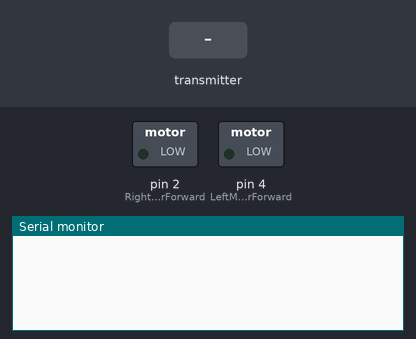
Bench run of a sketch on a simulated Arduino Uno, built with avr-gcc and run on an emulated ATmega328P. On the bench: switched loads named in the sketch (green lamp = pin HIGH), the last lines printed to the serial monitor. The inputs (shaded band) are chosen by the test bench. No radio packets arrive unless stated.

Above: at 1.2 s.
1.3 s: the transmitter starts sending _micros = 0
At 1.8 s:
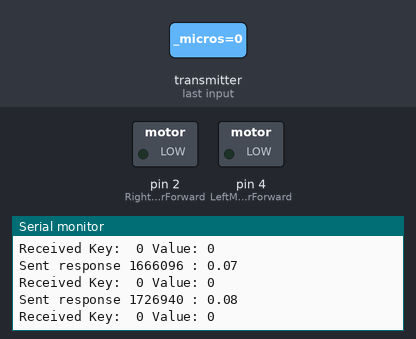
2.8 s: the transmitter starts sending value = 256
At 3.3 s:
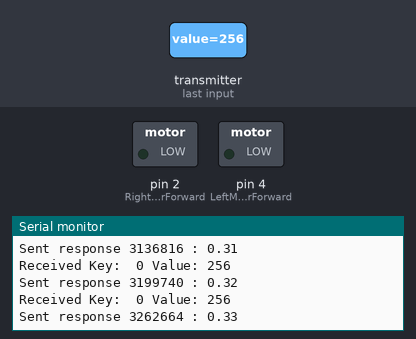
5.8 s: the transmitter starts sending value = 0
8.8 s: the transmitter starts sending value = 512
Timing chart, 0 to 11.8 s (numbered marks = the images above; inputs shaded):
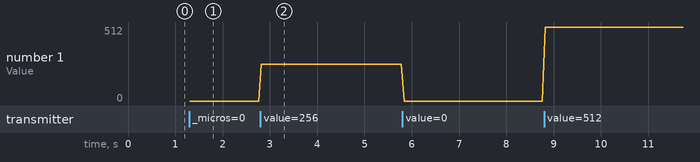

Measured:
- after the input at 1.3 s, the serial monitor: prints a new line at once (image 1)
- after the input at 2.8 s, the serial monitor: prints a new line at once (image 2)
- plotted number 1: 0 → 256 after the input at 2.8 s

The sketch:

nrf24Rec.ino
```cpp
/*
* Getting Started example sketch for nRF24L01+ radios
* This is an example of how to send data from one node to another using data structures
* Updated: Dec 2014 by TMRh20
*/
int EnableMotorLeft = 10;
int EnableMotorRight = 9;

int LeftMotorForward = 4;
int RightMotorForward = 2;

#include <SPI.h>
#include "RF24.h"

byte addresses[][6] = {"1Node","2Node"};


/****************** User Config ***************************/
/***      Set this radio as radio number 0 or 1         ***/
bool radioNumber = 0;

/* Hardware configuration: Set up nRF24L01 radio on SPI bus plus pins 7 & 8 */
RF24 radio(7,8);
/**********************************************************/


// Used to control whether this node is sending or receiving
bool role = 0;

/**
* Create a data structure for transmitting and receiving data
* This allows many variables to be easily sent and received in a single transmission
* See http://www.cplusplus.com/doc/tutorial/structures/
*/
struct dataStruct{
  unsigned long _micros;
  int control_key;
  int value;

}ControlData;

struct dataStruct2{
  unsigned long _micros;
  float comm;
}RespData;

int base_speed=200;
void setup() {

  pinMode(LeftMotorForward, OUTPUT);  // initialize the  pin as an output.
  pinMode(RightMotorForward, OUTPUT);  // initialize the  pin as an output.

  Serial.begin(9600);
  radio.begin();

  // Set the PA Level low to prevent power supply related issues since this is a
 // getting_started sketch, and the likelihood of close proximity of the devices. RF24_PA_MAX is default.
  radio.setPALevel(RF24_PA_LOW);

  // Open a writing and reading pipe on each radio, with opposite addresses
  if(radioNumber){
    radio.openWritingPipe(addresses[1]);
    radio.openReadingPipe(1,addresses[0]);
  }else{
    radio.openWritingPipe(addresses[0]);
    radio.openReadingPipe(1,addresses[1]);
  }

  RespData.comm = 0.00;
  // Start the radio listening for data
  radio.startListening();
}

void loop() {
  Serial.flush();

  if ( role == 0 )
  {

    if( radio.available()){
                                                           // Variable for the received timestamp
      while (radio.available()) {                          // While there is data ready
        radio.read( &ControlData, sizeof(ControlData) );             // Get the payload

      }

      radio.stopListening(); // First, stop listening so we can talk

      parse_do(ControlData);

      RespData.comm += 0.01;// Increment the float value
      RespData._micros=micros();

      radio.startListening();                              // Now, resume listening so we catch the next packets.

      Serial.print(F("Received Key:  "));
      Serial.print(ControlData.control_key);
	  if (ControlData.control_key != 12 || ControlData.control_key != 13){
		Serial.print(F(" Value: "));
		Serial.print(ControlData.value);
	  }
	  Serial.println(F(""));

      Serial.print(F("Sent response "));
      Serial.print(RespData._micros);
      Serial.print(F(" : "));
      Serial.println(RespData.comm);
   }
 }
}

void parse_do(struct dataStruct &RecData)
{
	switch(RecData.control_key){
		case 6: // speed control, PWM'ing the enable pin for both motors
		        break; // was giving me errors so I blocked it
		        /*
                         int oldBsp;
                         oldBsp=base_speed;
                        base_speed=RecData.value;
                        Serial.print("Changing Base from: ");
                        Serial.print(oldBsp);
                        Serial.print(" to: ");
                        Serial.println(RecData.value);

                        analogWrite(EnableMotorLeft, RecData.value);
			analogWrite(EnableMotorRight, RecData.value);

			break;
			*/

		case 9: // turn left, lower speed of left wheel
			analogWrite(EnableMotorLeft, base_speed-RecData.value);
			break;

		case 10: // turn right, lower speed of right wheel
			analogWrite(EnableMotorRight, base_speed-RecData.value+20);
			break;

		case 12:
			digitalWrite(RightMotorForward, HIGH);   // turn the Right Motor OFF
			digitalWrite(LeftMotorForward, HIGH);   // turn the Left Motor OFF
			break;

		case 13:
			digitalWrite(RightMotorForward, LOW);   // turn the Right Motor OFF
			digitalWrite(LeftMotorForward, LOW);   // turn the Left Motor OFF
			break;
	}

}
```
